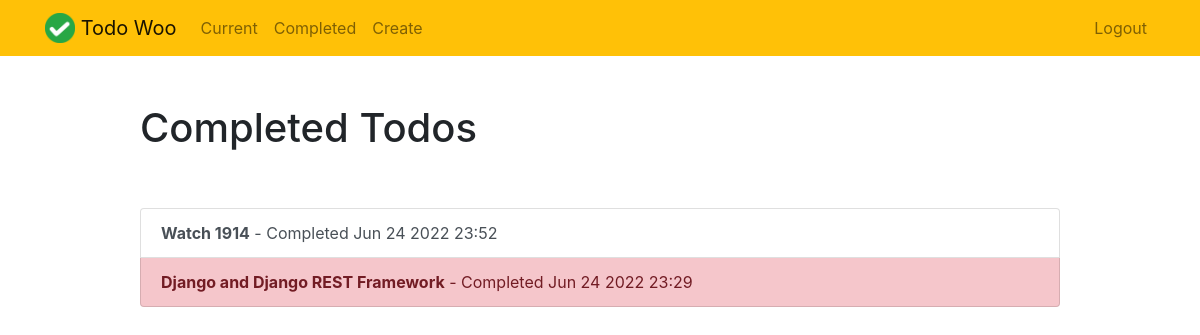
The app's page /completed/ (signed in) with its own data.
### TodoApp/models.py (models this page shows, shortened)
class Todo(models.Model):
    title = models.CharField(max_length=100)
    memo = models.TextField(blank=True)
    created = models.DateTimeField(auto_now_add=True)
    datecompleted = models.DateTimeField(null=True, blank=True)
    important = models.BooleanField(default=False)
    user = models.ForeignKey(User, on_delete=models.CASCADE)

### TodoApp/views.py (the view)
# urls.py: path('completed/', views.completedtodos, name='completedtodos'),
@login_required
def completedtodos(request):
    todos = Todo.objects.filter(user=request.user, datecompleted__isnull=False).order_by('-datecompleted')
    return render(request, 'todo/completed-todo.html', {'todos':todos})

### TodoApp/templates/todo/completed-todo.html
{% extends "todo/base.html" %}
{% block content %}
    <div class="row justify-content-center mt-5">
        <div class="col-md-10">
            <h1>Completed Todos</h1>
        </div>
    </div>
    <div class="row justify-content-center mt-5">
        <div class="col-md-10">
            <div class="list-group">
                {% for todo in todos %}
                    <a href="{% url 'viewtodo' todo.id %}" class="list-group-item list-group-item-action{% if todo.important %} list-group-item-danger{% endif %}"><b>{{ todo.title }}</b> - Completed {{ todo.datecompleted|date:'M j Y H:i' }}</a>
                {% endfor %}
            </div>
        </div>
    </div>
{% endblock %}

### records on screen
Todo: title "Watch 1914", datecompleted "Jun 24 2022 23:52"
Todo: title "Django and Django REST Framework", datecompleted "Jun 24 2022 23:29"
